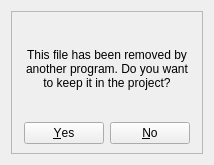
<?xml version="1.0" encoding="UTF-8"?>
<ui version="4.0">
 <class>Form</class>
 <widget class="QWidget" name="Form">
  <property name="geometry">
   <rect>
    <x>0</x>
    <y>0</y>
    <width>214</width>
    <height>165</height>
   </rect>
  </property>
  <property name="contextMenuPolicy">
   <enum>Qt::PreventContextMenu</enum>
  </property>
  <property name="windowTitle">
   <string>Form</string>
  </property>
  <property name="windowOpacity">
   <double>1.000000000000000</double>
  </property>
  <property name="autoFillBackground">
   <bool>true</bool>
  </property>
  <layout class="QVBoxLayout" name="verticalLayout">
   <item>
    <widget class="QFrame" name="frame">
     <property name="frameShape">
      <enum>QFrame::StyledPanel</enum>
     </property>
     <property name="frameShadow">
      <enum>QFrame::Raised</enum>
     </property>
     <layout class="QVBoxLayout" name="verticalLayout_2">
      <item>
       <widget class="QLabel" name="label">
        <property name="frameShape">
         <enum>QFrame::NoFrame</enum>
        </property>
        <property name="frameShadow">
         <enum>QFrame::Plain</enum>
        </property>
        <property name="text">
         <string>This file has been removed by another program. Do you want to keep it in the project?</string>
        </property>
        <property name="textFormat">
         <enum>Qt::AutoText</enum>
        </property>
        <property name="scaledContents">
         <bool>true</bool>
        </property>
        <property name="alignment">
         <set>Qt::AlignCenter</set>
        </property>
        <property name="wordWrap">
         <bool>true</bool>
        </property>
        <property name="textInteractionFlags">
         <set>Qt::NoTextInteraction</set>
        </property>
       </widget>
      </item>
      <item>
       <widget class="QDialogButtonBox" name="buttonbox">
        <property name="standardButtons">
         <set>QDialogButtonBox::No|QDialogButtonBox::Yes</set>
        </property>
        <property name="centerButtons">
         <bool>true</bool>
        </property>
       </widget>
      </item>
     </layout>
    </widget>
   </item>
  </layout>
 </widget>
 <resources/>
 <connections/>
</ui>
